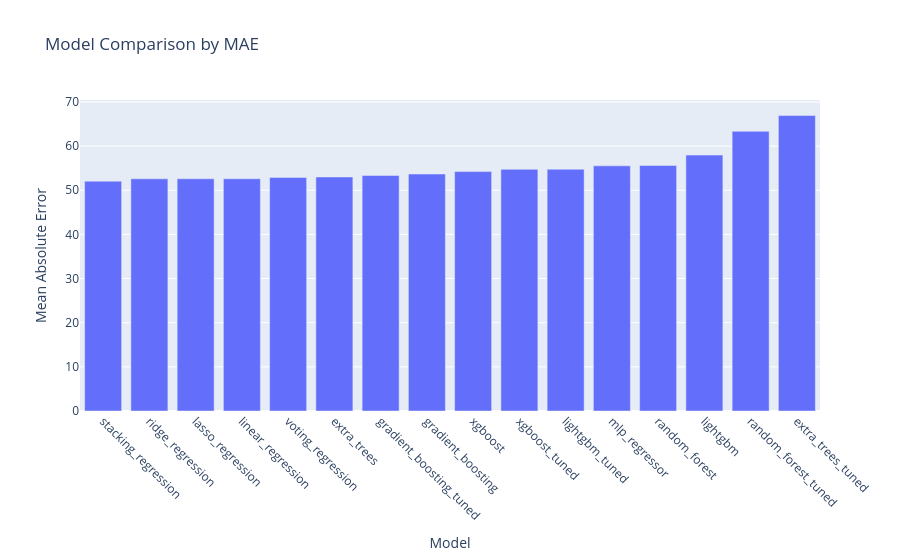

Notebook cell for this chart:
### Markdown cell above
#### 6.3 Visual Model Comparison

The model evaluation metrics were visualized to provide a direct comparison of predictive performance across all trained models.

Separate visualizations were created for MAE, RMSE, and R² so that differences in prediction error and explanatory performance can be examined independently.

### Code cell
# Visualizing MAE comparison

fig = px.bar(
    mae_comparison,
    x='Model',
    y='MAE',
    title='Model Comparison by MAE',
    labels={
        'Model': 'Model',
        'MAE': 'Mean Absolute Error'
    }
)

fig.update_xaxes(tickangle=45)

fig.show()

### Figure 1 — Plotly figure (JSON) as saved in the notebook; plotly's stock layout.template omitted (floating-point values rounded to 4 significant figures)
{"data": [{"hovertemplate": "Model=%{x}<br>Mean Absolute Error=%{y}<extra></extra>", "legendgroup": "", "marker": {"color": "#636efa", "pattern": {"shape": ""}}, "name": "", "orientation": "v", "showlegend": false, "textposition": "auto", "type": "bar", "x": ["stacking_regression", "ridge_regression", "lasso_regression", "linear_regression", "voting_regression", "extra_trees", "gradient_boosting_tuned", "gradient_boosting", "xgboost", "xgboost_tuned", "lightgbm_tuned", "mlp_regressor", "random_forest", "lightgbm", "random_forest_tuned", "extra_trees_tuned"], "xaxis": "x", "y": [52.06, 52.59, 52.61, 52.61, 52.91, 53.02, 53.34, 53.68, 54.23, 54.73, 54.77, 55.53, 55.61, 57.97, 63.36, 66.93], "yaxis": "y"}], "layout": {"barmode": "relative", "legend": {"tracegroupgap": 0}, "title": {"text": "Model Comparison by MAE"}, "xaxis": {"anchor": "y", "domain": [0, 1], "tickangle": 45, "title": {"text": "Model"}}, "yaxis": {"anchor": "x", "domain": [0, 1], "title": {"text": "Mean Absolute Error"}}}}
